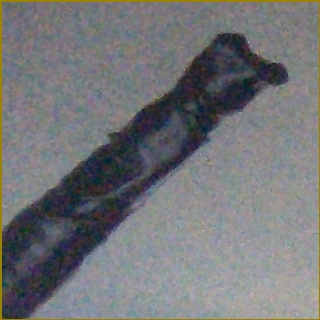
#> input picture mask_images/stick2.jpg, 320 x 320 px
$ python image_difference_tool.py
#> lines starting #> are read from the running program, lines starting #| are printed output that depends on the picture; after the words box and inside, x2 and y2 are one past the last pixel; in counts of white or black regions, pixels touching at a corner belong together
from skimage.metrics import structural_similarity
import cv2

from PIL import Image
from PIL import ImageChops

import numpy as np

BASE_IMG_DIR = 'test_imgs/base_img.jpg'
NEW_IMG = 'test_imgs/curr_img.jpg'
DIFF_IMG_DIR = 'test_imgs/image_Chops.jpg'

def isColorWHite(col):
    return col[0] == 255

# [10 lines left out: function get_average_color, not called in this run]


class ImageDifferenceTool(object):
    def __init__(self):
        self.logs = []

    # [71 lines left out: functions StructuralSimilarityIndex, DiffImageThroughImageChops, ColorDiff, ColorDiffGrayscale, GetWhitePercentage, ColorDiffVector, not called in this run]

    def ColorDiffRob(self, base, img):
        base = np.asarray(base)
        img = np.asarray(img)
        diff = img - base
        diff = np.abs(diff)

        # cv2.imshow('abs', diff)
        # cv2.waitKey(0)
        diff[diff<100] = 0
        diff[diff>100] = 255

        img = img & diff

        return img, diff


# [5 lines left out: function testColorDiffGrayscale, not called in this run]

def testMaskDiff():
    tool = ImageDifferenceTool()
    stick = cv2.imread('mask_images/stick2.jpg', cv2.IMREAD_GRAYSCALE)
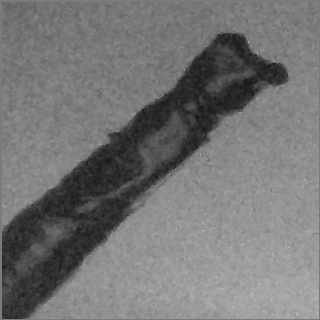
#> stick: shape (320, 320); min 18, max 194, mean 116.7
    base = cv2.imread('mask_images/bg.jpg', cv2.IMREAD_GRAYSCALE)
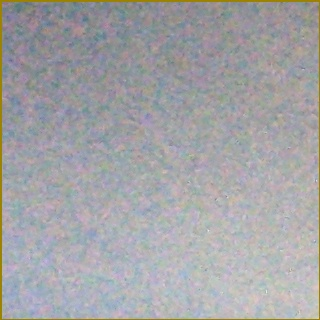
#> input picture mask_images/bg.jpg, 320 x 320 px
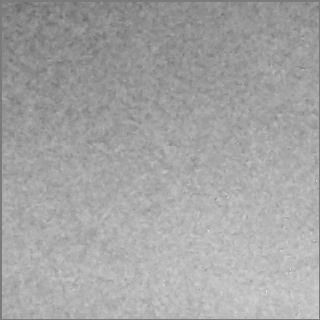
#> base: shape (320, 320); min 105, max 233, mean 164
    img, mask = tool.ColorDiffRob(base, stick)
#> in ColorDiffRob, `diff = img - base`:
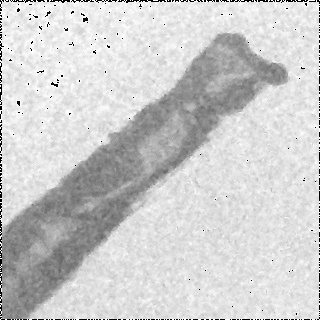
#> diff: shape (320, 320); min 0, max 255, mean 205
#> in ColorDiffRob, `diff[diff<100] = 0`: diff: shape (320, 320); 0.95% of pixels changed, all inside (x1, y1, x2, y2) = (0, 0, 320, 320)
#> in ColorDiffRob, `diff[diff>100] = 255`:
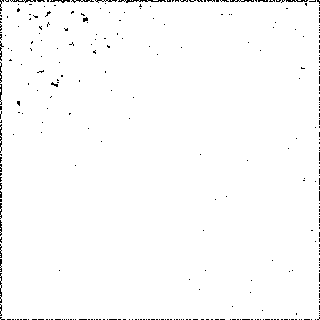
#> diff: shape (320, 320); 98.5% white; black in thin lines or dots
#> in ColorDiffRob, `img = img & diff`:
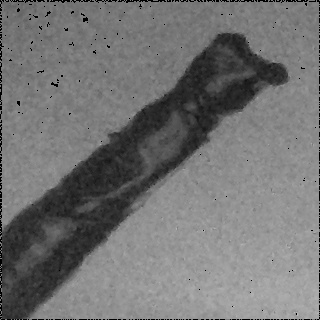
#> img: shape (320, 320); min 0, max 188, mean 114.8
    mask = cv2.medianBlur(mask,5)
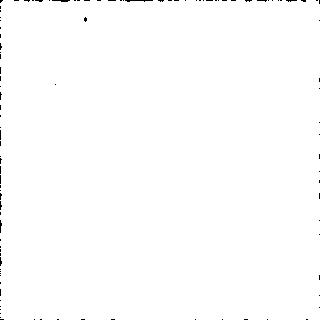
#> mask: shape (320, 320); 99.6% white; black in thin lines or dots
    cv2.imshow('Diff', img)
    cv2.imshow('Mask', mask)
    cv2.waitKey(0)

if __name__ == '__main__':
    #testColorDiffGrayscale()
    testMaskDiff()
